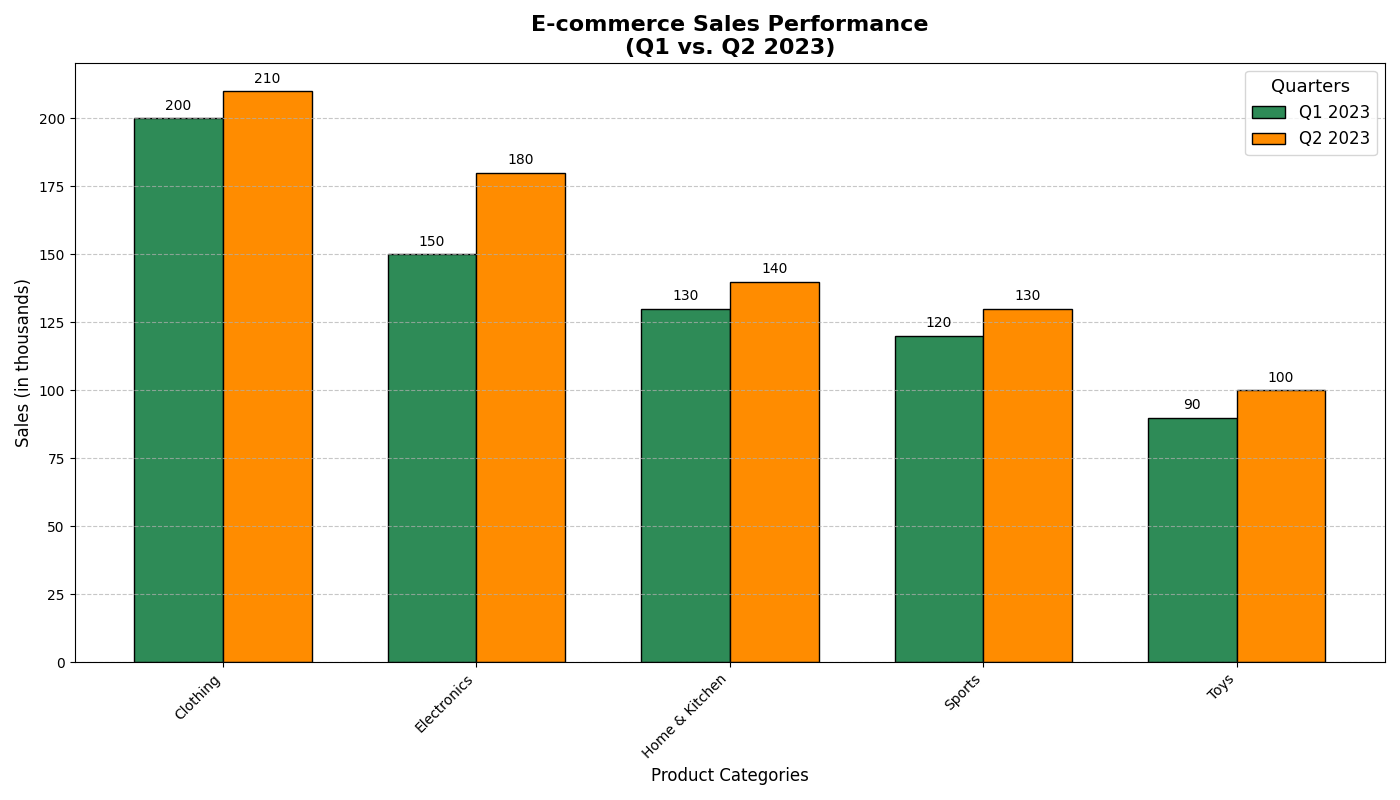

Generate this figure with Python:
import matplotlib.pyplot as plt
import numpy as np

# Define product categories
categories = ['Electronics', 'Clothing', 'Home & Kitchen', 'Sports', 'Toys']

# Sales data for Q1 and Q2 in 2023 (in thousands of units)
sales_q1 = np.array([150, 200, 130, 120, 90])
sales_q2 = np.array([180, 210, 140, 130, 100])

# Calculate total sales for sorting (descending order)
total_sales = sales_q1 + sales_q2
sorted_indices = np.argsort(-total_sales)
categories = [categories[i] for i in sorted_indices]
sales_q1 = sales_q1[sorted_indices]
sales_q2 = sales_q2[sorted_indices]

# Create a sorted bar chart
fig, ax = plt.subplots(figsize=(14, 8))
width = 0.35
x = np.arange(len(categories))

# Bar plots
bars1 = ax.bar(x - width/2, sales_q1, width, label='Q1 2023', color='seagreen', edgecolor='black')
bars2 = ax.bar(x + width/2, sales_q2, width, label='Q2 2023', color='darkorange', edgecolor='black')

# Adding data labels
for bar in bars1 + bars2:
    yval = bar.get_height()
    ax.text(bar.get_x() + bar.get_width()/2, yval + 2, int(yval), ha='center', va='bottom')

# Adding labels and title
ax.set_xlabel('Product Categories', fontsize=12)
ax.set_ylabel('Sales (in thousands)', fontsize=12)
ax.set_title('E-commerce Sales Performance\n(Q1 vs. Q2 2023)', fontsize=16, fontweight='bold')
ax.set_xticks(x)
ax.set_xticklabels(categories, rotation=45, ha='right')
ax.legend(title='Quarters', fontsize=12, title_fontsize=13)

# Grid settings
ax.yaxis.grid(True, linestyle='--', alpha=0.7)

# Automatically adjust layout
plt.tight_layout()

# Display the plot
plt.show()
